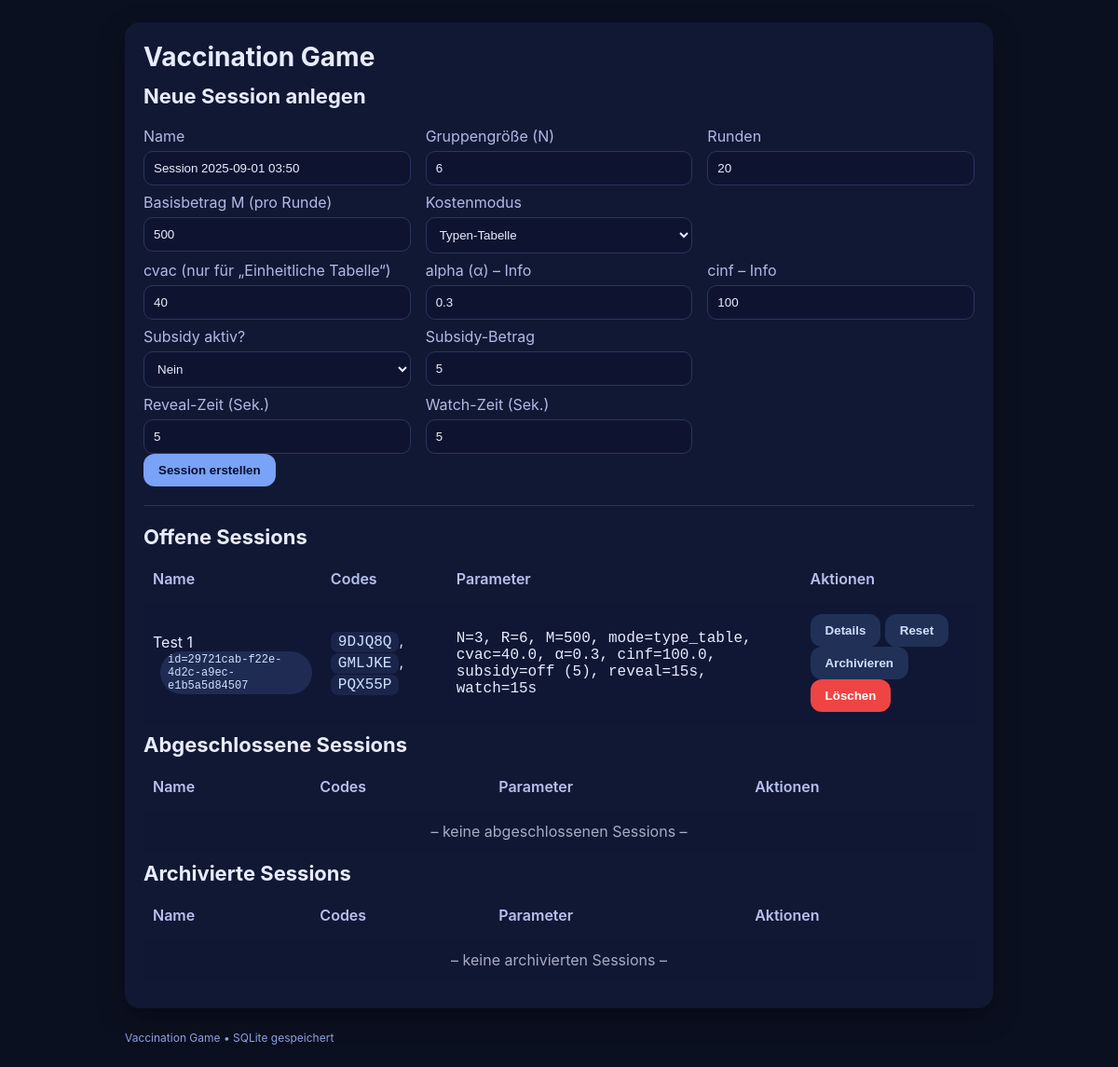
/admin (signed in), run on the app's committed database.
### tables this page shows
CREATE TABLE participants (
        id TEXT PRIMARY KEY, session_id TEXT, code TEXT UNIQUE, theta REAL, lambda REAL, alias TEXT,
        joined INTEGER DEFAULT 0, current_round INTEGER DEFAULT 1, balance REAL DEFAULT 0, created_at TEXT, completed INTEGER DEFAULT 0, join_number INTEGER, ptype INTEGER);

### app.py (the view, shortened to what this page needs)
@app.route("/admin", methods=["GET", "POST"])
def admin():
    if not require_admin(): return redirect(url_for("admin_login"))
    con = db()
    rows = con.execute("SELECT * FROM sessions ORDER BY created_at DESC").fetchall()
    sessions_active, sessions_done, sessions_arch = [], [], []
    for s in rows:
        ps = con.execute("SELECT code FROM participants WHERE session_id=? ORDER BY code", (s["id"],)).fetchall()
        sdict = {**dict(s), "participants": [dict(p) for p in ps]}
        if s["archived"]:
            sessions_arch.append(sdict)
        else:
            if _session_done(con, s["id"]): sessions_done.append(sdict)
            else: sessions_active.append(sdict)
    now = datetime.datetime.now().strftime("%Y-%m-%d %H:%M")
    return render_template("admin.html", sessions_active=sessions_active, sessions_done=sessions_done, sessions_arch=sessions_arch, now=now, admin_tab_guard=True)

### app.py (called while the page is built)
def db():
    c = sqlite3.connect(DB_PATH, check_same_thread=False)
    c.row_factory = sqlite3.Row
    c.execute("PRAGMA journal_mode=WAL;")
    c.execute("PRAGMA busy_timeout=8000;")
    c.execute("PRAGMA foreign_keys=ON;")
    return c

@app.before_request
def load_participant():
    pid = flask_session.get("participant_id")
    g.participant = None
    if pid:
        con = db()
        g.participant = con.execute("SELECT * FROM participants WHERE id=?", (pid,)).fetchone()

def require_admin(): return bool(flask_session.get("admin_ok"))

def _session_done(con, sid):
    row = con.execute("SELECT group_size, rounds FROM sessions WHERE id=?", (sid,)).fetchone()
    if not row: return False
    grp = row["group_size"]; rmax = row["rounds"]
    cnt = con.execute("SELECT COUNT(*) c FROM participants WHERE session_id=? AND current_round > ?", (sid, rmax)).fetchone()["c"]
    return cnt >= grp

### templates/admin.html (shortened to what this page needs)
{% extends "base.html" %}
{% block content %}
<h2>Neue Session anlegen</h2>
<form method="post">
  <div class="grid grid-3">
    <div><label>Name</label><input type="text" name="name" value="Session {{ now }}" required></div>
    <div><label>Gruppengröße (N)</label><input type="number" name="group_size" value="6" min="1" max="20" required></div>
    <div><label>Runden</label><input type="number" name="rounds" value="20" min="1" max="200" required></div>
  </div>
  <div class="grid grid-3">
    <div><label>Basisbetrag M (pro Runde)</label><input type="number" name="base_payout" value="500" step="1" min="0" required></div>
    <div>
      <label>Kostenmodus</label>
      <select name="cost_mode">
        <option value="type_table" selected>Typen-Tabelle</option>
      </select>
    </div>
    <div></div>
  </div>
  <div class="grid grid-3">
    <div><label>cvac (nur für „Einheitliche Tabelle“)</label><input type="number" name="cvac" value="40" step="1" required></div>
    <div><label>alpha (α) – Info</label><input type="number" name="alpha" value="0.3" step="0.01" required></div>
    <div><label>cinf – Info</label><input type="number" name="cinf" value="100" step="1" required></div>
  </div>
  <div class="grid grid-3">
    <div><label>Subsidy aktiv?</label>
      <select name="subsidy"><option value="0">Nein</option><option value="1">Ja</option></select></div>
    <div><label>Subsidy-Betrag</label><input type="number" name="subsidy_amount" value="5" step="1" required></div>
    <div></div>
  </div>
  <div class="grid grid-3">
    <div><label>Reveal-Zeit (Sek.)</label><input type="number" name="reveal_window" value="5" step="1" min="0" required></div>
    <div><label>Watch-Zeit (Sek.)</label><input type="number" name="watch_time" value="5" step="1" min="0" required></div>
    <div></div>
  </div>
  <button type="submit">Session erstellen</button>
</form>
<hr>
<h2>Offene Sessions</h2>
<table class="table">
  <tr><th>Name</th><th>Codes</th><th>Parameter</th><th>Aktionen</th></tr>
  {% for s in sessions_active %}
    <tr>
      <td>
        {{ s['name'] }}
        <div class="badge mono">id={{ s['id'] }}</div>
      </td>
      <td>
        {% for p in s['participants'] %}
          <span class="kbd mono">{{ p['code'] }}</span>{% if not loop.last %}, {% endif %}
        {% endfor %}
      </td>
      <td class="mono">
        N={{ s['group_size'] }}, R={{ s['rounds'] }},
        M={{ '%.0f'|format(s['starting_balance'] or 500) }},
        mode={{ s['cost_mode'] or 'type_table' }},
        cvac={{ '%.1f'|format(s['cvac']) }}, α={{ '%.1f'|format(s['alpha']) }}, cinf={{ '%.1f'|format(s['cinf']) }},
        subsidy={{ s['subsidy'] and 'on' or 'off' }} ({{ '%.0f'|format(s['subsidy_amount'] or 0) }}),
        reveal={{ s['reveal_window'] }}s, watch={{ s['watch_time'] }}s
      </td>
      <td>
        <a href="/admin/session/{{ s['id'] }}"><button class="secondary">Details</button></a>
        <form method="post" action="/admin/reset_session" style="display:inline"
              onsubmit="return confirm('Session wirklich RESETTEN? Entscheidungen werden gelöscht, Spieler starten in Runde 1.');">
          <button class="secondary">Reset</button>
        </form>
        <form method="post" action="/admin/archive_session" style="display:inline"
              onsubmit="return confirm('Session ARCHIVIEREN und beenden? Alle Daten ins Archiv kopieren.');">
          <button class="secondary">Archivieren</button>
        </form>
        <form method="post" action="/admin/delete_session" style="display:inline"
              onsubmit="return confirm('Session LÖSCHEN? Nicht rückgängig!');">
          <button style="background:#ef4444;color:white;border-radius:12px;padding:10px 16px;border:0">Löschen</button>
        </form>
      </td>
    </tr>
  {% else %}
    <tr><td colspan="4" class="center" style="opacity:.7">– keine offenen Sessions –</td></tr>
  {% endfor %}
</table>
<h2>Abgeschlossene Sessions</h2>
<table class="table">
  <tr><th>Name</th><th>Codes</th><th>Parameter</th><th>Aktionen</th></tr>
  {% for s in sessions_done %}
    <tr>
      <td>
        {{ s['name'] }}
        <div class="badge mono">id={{ s['id'] }}</div>
      </td>
      <td>
        {% for p in s['participants'] %}
          <span class="kbd mono">{{ p['code'] }}</span>{% if not loop.last %}, {% endif %}
        {% endfor %}
      </td>
      <td class="mono">
        N={{ s['group_size'] }}, R={{ s['rounds'] }},
        M={{ '%.0f'|format(s['starting_balance'] or 500) }},
        mode={{ s['cost_mode'] or 'type_table' }},
        cvac={{ '%.1f'|format(s['cvac']) }}, α={{ '%.1f'|format(s['alpha']) }}, cinf={{ '%.1f'|format(s['cinf']) }},
        subsidy={{ s['subsidy'] and 'on' or 'off' }} ({{ '%.0f'|format(s['subsidy_amount'] or 0) }}),
        reveal={{ s['reveal_window'] }}s, watch={{ s['watch_time'] }}s
      </td>
      <td>
        <a href="/admin/session/{{ s['id'] }}"><button class="secondary">Details</button></a>
        <form method="post" action="/admin/archive_session" style="display:inline"
              onsubmit="return confirm('Session ARCHIVIEREN und beenden? Alle Daten ins Archiv kopieren.');">
          <input type="hidden" name="session_id" value="{{ s['id'] }}">
          <button class="secondary">Archivieren</button>
        </form>
        <form method="post" action="/admin/delete_session" style="display:inline"
              onsubmit="return confirm('Session LÖSCHEN? Nicht rückgängig!');">
          <input type="hidden" name="session_id" value="{{ s['id'] }}">
          <button style="background:#ef4444;color:white;border-radius:12px;padding:10px 16px;border:0">Löschen</button>
        </form>
      </td>
    </tr>
  {% else %}
    <tr><td colspan="4" class="center" style="opacity:.7">– keine abgeschlossenen Sessions –</td></tr>
  {% endfor %}
</table>
<h2>Archivierte Sessions</h2>
<table class="table">
  <tr><th>Name</th><th>Codes</th><th>Parameter</th><th>Aktionen</th></tr>
  {% for s in sessions_arch %}
    <tr>
      <td>
        {{ s['name'] }}
        <div class="badge mono">id={{ s['id'] }}</div>
        <div class="badge" style="background:#1b3a2a">archiviert</div>
      </td>
      <td>
        {% for p in s['participants'] %}
          <span class="kbd mono">{{ p['code'] }}</span>{% if not loop.last %}, {% endif %}
        {% endfor %}
      </td>
      <td class="mono">
        N={{ s['group_size'] }}, R={{ s['rounds'] }},
        M={{ '%.0f'|format(s['starting_balance'] or 500) }},
        mode={{ s['cost_mode'] or 'type_table' }},
        cvac={{ '%.1f'|format(s['cvac']) }}, α={{ '%.1f'|format(s['alpha']) }}, cinf={{ '%.1f'|format(s['cinf']) }},
        subsidy={{ s['subsidy'] and 'on' or 'off' }} ({{ '%.0f'|format(s['subsidy_amount'] or 0) }}),
        reveal={{ s['reveal_window'] }}s, watch={{ s['watch_time'] }}s
      </td>
      <td>
        <a href="/admin/session/{{ s['id'] }}"><button class="secondary">Details</button></a>
        <form method="post" action="/admin/delete_session" style="display:inline"
              onsubmit="return confirm('Archivierte Session LÖSCHEN? Nicht rückgängig!');">
          <input type="hidden" name="session_id" value="{{ s['id'] }}">
          <button style="background:#ef4444;color:white;border-radius:12px;padding:10px 16px;border:0">Löschen</button>
        </form>
      </td>
    </tr>
  {% else %}
    <tr><td colspan="4" class="center" style="opacity:.7">– keine archivierten Sessions –</td></tr>
  {% endfor %}
</table>
{% endblock %}

### templates/base.html (shortened to what this page needs)
<!doctype html>
<html lang="de">
  <head>
    <link rel="stylesheet" href="{{ url_for('static', filename='style.css') }}">
  </head>
  <body>
    <div class="container">
      <div class="card">
        <h1>{{ title or "Vaccination Game" }}</h1>
        {% block content %}{% endblock %}
      </div>
      <footer>Vaccination Game • SQLite gespeichert</footer>
    </div>
  </body>
</html>

### static/style.css (style rules this page uses)
:root { --bg:#0b1020;--card:#111833;--ink:#e8ecff;--muted:#b2b9e6;--accent:#7aa2f7;--ok:#32d583;--warn:#f59f00;--bad:#ef4444 }
* { box-sizing:border-box }
body { margin:0;font-family:Inter,ui-sans-serif,system-ui,-apple-system; background:var(--bg); color:var(--ink) }
.container { max-width:980px;margin:0 auto;padding:24px }
.card { background:var(--card);border-radius:16px;padding:20px;box-shadow:0 10px 30px rgba(0,0,0,.3) }
h1,h2,h3 { margin:0 0 12px }
h1 { font-size:28px }
h2 { font-size:22px }
label { display:block;margin:8px 0 6px;color:var(--muted) }
input[type=text],input[type=number],input[type=password],select { width:100%;padding:10px;border-radius:10px;border:1px solid #2b355f;background:#0e1430;color:#e8ecff }
button { padding:10px 16px;border-radius:12px;border:0;background:var(--accent);color:#07102b;cursor:pointer;font-weight:600 }
button.secondary { background:#213056;color:#cfe0ff }
.grid { display:grid;gap:16px }
.grid-3 { grid-template-columns:repeat(3,1fr) }
.kbd { display:inline-block;border-radius:8px;padding:2px 8px;background:#1b254b;color:#cfe0ff }
.badge { display:inline-block;padding:2px 8px;border-radius:999px;font-size:12px;background:#1f2b52;color:#cfe0ff;margin-left:8px }
.table { width:100%;border-collapse:separate;border-spacing:0 10px }
.table th { color:#b8c0ef;text-align:left;font-weight:600;padding:0 10px 6px }
.table td { background:#0f1734;padding:12px 10px }
.center { text-align:center }
.mono { font-family:ui-monospace, SFMono-Regular, Menlo, Monaco, Consolas, 'Liberation Mono' }
hr { border:none;border-top:1px solid #273061;margin:20px 0 }
footer { margin-top:24px;color:#8ea0e0;font-size:12px }
a { color:#a1c4ff }

### data on the page
participants: code "9DJQ8Q"
participants: code "GMLJKE"
participants: code "PQX55P"

### other printed values
{{ title or "Vaccination Game" }} "Vaccination Game"
{{ s['name'] }} "Test 1"
{{ s['id'] }} "29721cab-f22e-4d2c-a9ec-e1b5a5d84507"
{{ s['group_size'] }} "3"
{{ s['rounds'] }} "6"
{{ '%.0f'|format(s['starting_balance'] or 500) }} "500"
{{ s['cost_mode'] or 'type_table' }} "type_table"
{{ '%.1f'|format(s['cvac']) }} "40.0"
{{ '%.1f'|format(s['alpha']) }} "0.3"
{{ '%.1f'|format(s['cinf']) }} "100.0"
{{ s['subsidy'] and 'on' or 'off' }} "off"
{{ '%.0f'|format(s['subsidy_amount'] or 0) }} "5"
{{ s['reveal_window'] }} "15"
{{ s['watch_time'] }} "15"
